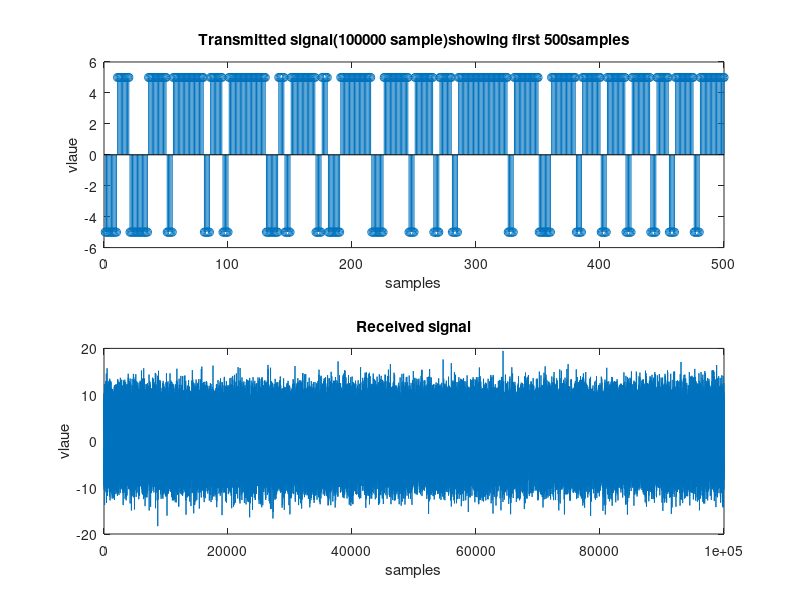
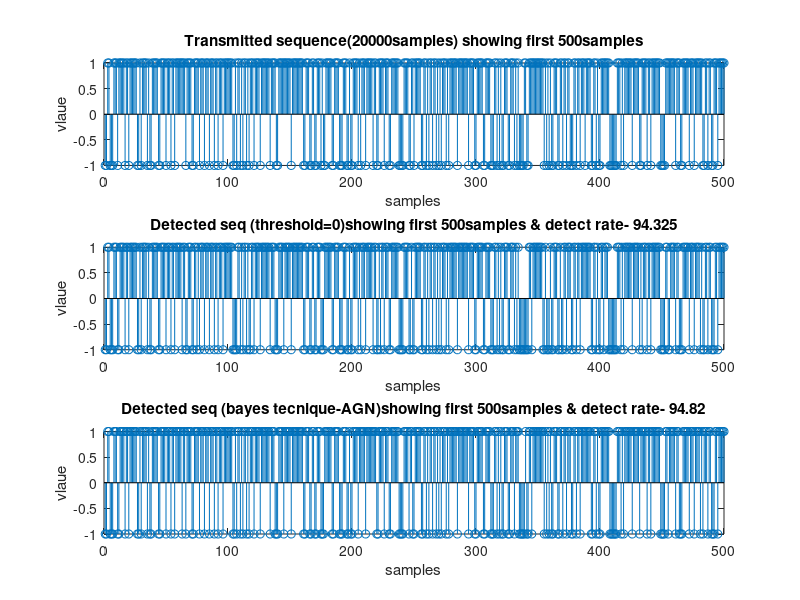

The MATLAB script that drew these images, in order:
clc;
clear all;close all;
pi0=0.3;
x=rand(1,20000);s=[];
for i=1:20000
    if x(i)<=pi0
        s=[s -1];
    else
        s=[s 1];
    end
end
S=[];
for i=1:20000
    if s(i)==1
        S=[S ones(1,5)*5];
    else
        S=[S ones(1,5)*-5];
    end
            
end
n=sqrt(10).*randn(1,100000);
y=S+n;
figure;
subplot(2,1,1);stem(S(1:500));title('Transmitted signal(100000 sample)showing first 500samples');xlabel('samples');ylabel('vlaue');
subplot(2,1,2);plot(y);title('Received signal');xlabel('samples');ylabel('vlaue');
th=log(pi0/(1-pi0));
z=[];
for i=1:20000
    z=[z y((5*(i-1))+2)];
end
[p q]=find(z>=th);
adetect=ones(1,20000)*-1;
for i=1:1:length(p)
    adetect(q(i))=1;
end
[p1 q1]=find((adetect-s)==0);
adetectrate=(length(p1)*100)/length(s);



[p2 q2]=find(z>=0);
gdetect=ones(1,20000)*-1;
for i=1:1:length(p2)
    gdetect(q2(i))=1;
end
[p3 q3]=find((gdetect-s)==0);
gdetectrate=(length(p3)*100)/length(s);

M1=sprintf('Detected seq (threshold=0)showing first 500samples & detect rate- %d',gdetectrate);
M2=sprintf('Detected seq (bayes tecnique-AGN)showing first 500samples & detect rate- %d',adetectrate);

figure;
subplot(3,1,1);stem(s(1:500));title('Transmitted sequence(20000samples) showing first 500samples');xlabel('samples');ylabel('vlaue');
subplot(3,1,2);stem(gdetect(1:500));title(M1);xlabel('samples');ylabel('vlaue');
subplot(3,1,3);stem(adetect(1:500));title(M2);xlabel('samples');ylabel('vlaue');


